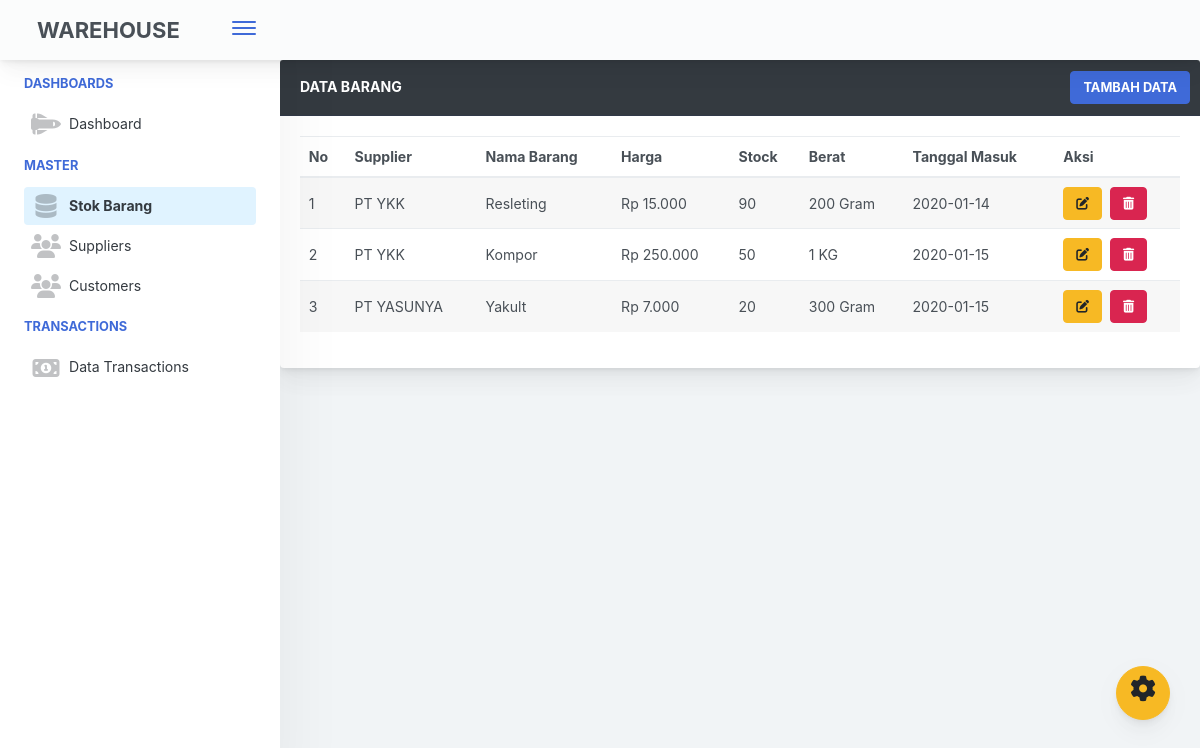
/public/barang, run on the app's committed database.
### tables this page shows
CREATE TABLE `tb_barang` (
  `id_barang` int(11) NOT NULL,
  `id_supplier` int(100) NOT NULL,
  `nama_barang` varchar(100) NOT NULL,
  `harga_barang` int(9) NOT NULL,
  `stock` int(6) NOT NULL,
  `berat` varchar(20) NOT NULL,
  `tanggal_masuk` date NOT NULL
);

CREATE TABLE `tb_supplier` (
  `id_supplier` int(11) NOT NULL,
  `supplier` varchar(100) NOT NULL,
  `alamat` varchar(255) NOT NULL,
  `kota` varchar(50) NOT NULL,
  `email` varchar(100) NOT NULL,
  `no_telepon` int(20) NOT NULL
);

### app/core/Controller.php (called while the page is built, shortened)
<?php
class Controller
{
    public function view($view, $data = [])
    {
        require '../app/views/' . $view . '.php';
    }
    public function model($model)
    {
        return new $model;
    }
}

### app/controllers/Barang.php (called while the page is built, shortened)
<?php
class Barang extends Controller
{
  public function index() {
    $data['judul'] = 'Data Barang';
    $data['stock_sidebar'] = true;
    $data['items'] = $this->model('Barang_model')->getAllBarangJoin();
    $this->view('/barang/index',$data);
  }
}
?>

### app/core/App.php (called while the page is built, shortened)
<?php
class App
{
    protected $method = 'index';
    protected $params = [];
    public function __construct()
    {
        $this->controller = new $this->controller;
        call_user_func_array([$this->controller, $this->method], $this->params);
    }
}

### public/index.php (called while the page is built, shortened)
<?php
$app = new App;

### app/core/Database.php (called while the page is built, shortened)
<?php
class Database
{
    private $host = DB_HOST;
    private $user = DB_USER;
    private $pass = DB_PASS;
    private $db_name = DB_NAME;
    private $dbh;
    private $stmt;
    public function __construct()
    {
        $dsn = 'mysql:host=' . $this->host . ';dbname=' . $this->db_name;
        $option = [
            PDO::ATTR_PERSISTENT => true,
            PDO::ATTR_ERRMODE => PDO::ERRMODE_EXCEPTION
        ];
        try {
            $this->dbh = new PDO($dsn, $this->user, $this->pass, $option);
        } catch (PDOException $e) {
            die($e->getMessage());
        }
    }
    public function query($query)
    {
        $this->stmt = $this->dbh->prepare($query);
    }
    public function execute()
    {
        $this->stmt->execute();
    }
    public function resultSet()
    {
        $this->execute();
        return $this->stmt->fetchAll(PDO::FETCH_ASSOC);
    }
}

### app/models/Barang_model.php (called while the page is built, shortened)
<?php
class Barang_model {
    private $table = 'tb_barang';
    private $db;
    public function __construct()
    {
        $this->db = new Database;
    }
    public function getAllBarangJoin()
    {
        $this->db->query('SELECT * FROM ' . $this->table.' INNER JOIN tb_supplier ON tb_barang.id_supplier = tb_supplier.id_supplier');;
        return $this->db->resultSet();
    }
}
?>

### app/views/barang/index.php (the view, shortened to what this page needs)
<?php
function rupiah($angka){
  $hasil_rupiah = "Rp " . number_format($angka,0,',','.');
  return $hasil_rupiah;
}
?>
<div class="app-main__outer">
  <div class="card">
    <h5 class="card-header bg-dark text-white">Data Barang
      <a href="<?=BASEURL;?>/barang/tambah" class="btn btn-primary ml-auto font-weight-bold">Tambah Data</a>
    </h5>
    <div class="card-body">
      <table class="table table-striped">
        <thead>
          <tr>
            <th scope="col">No</th>
            <th scope="col">Supplier</th>
            <th scope="col">Nama Barang</th>
            <th scope="col">Harga</th>
            <th scope="col">Stock</th>
            <th scope="col">Berat</th>
            <th scope="col">Tanggal Masuk</th>
            <th scope="col">Aksi</th>
          </tr>
        </thead>
        <tbody>
        <?php $i = 1;
        ?>
        <?php foreach ($data['items'] as $item) : ?>
          <tr>
            <td><?= $i++?></td>
            <td><?= $item['supplier'] ?></td>
            <td><?= $item['nama_barang'] ?></td>
            <td scope="row"><?= rupiah($item['harga_barang']) ?></td>
            <td><?= $item['stock'] ?></td>
            <td><?= $item['berat'] ?></td>
            <td><?= $item['tanggal_masuk'] ?></td>
            <td>
              <a href="<?= BASEURL; ?>/barang/edit/<?= $item['id_barang']; ?>" class="btn btn-warning"> <i class="fas fa-edit    "></i> </a>
              <a href="<?= BASEURL; ?>/barang/hapus/<?= $item['id_barang']; ?>" class="btn btn-danger ml-1"> <i class="fa fa-trash" aria-hidden="true"></i> </a>
            </td>
          </tr>
        <?php endforeach;?>
        </tbody>
      </table>
    </div>
  </div>
</div>

### data on the page
tb_barang: id_supplier.supplier "PT YKK", nama_barang "Resleting", harga_barang "Rp 15.000", stock "90", berat "200 Gram", tanggal_masuk "2020-01-14"
tb_barang: id_supplier.supplier "PT YKK", nama_barang "Kompor", harga_barang "Rp 250.000", stock "50", berat "1 KG", tanggal_masuk "2020-01-15"
tb_barang: id_supplier.supplier "PT YASUNYA", nama_barang "Yakult", harga_barang "Rp 7.000", stock "20", berat "300 Gram", tanggal_masuk "2020-01-15"
